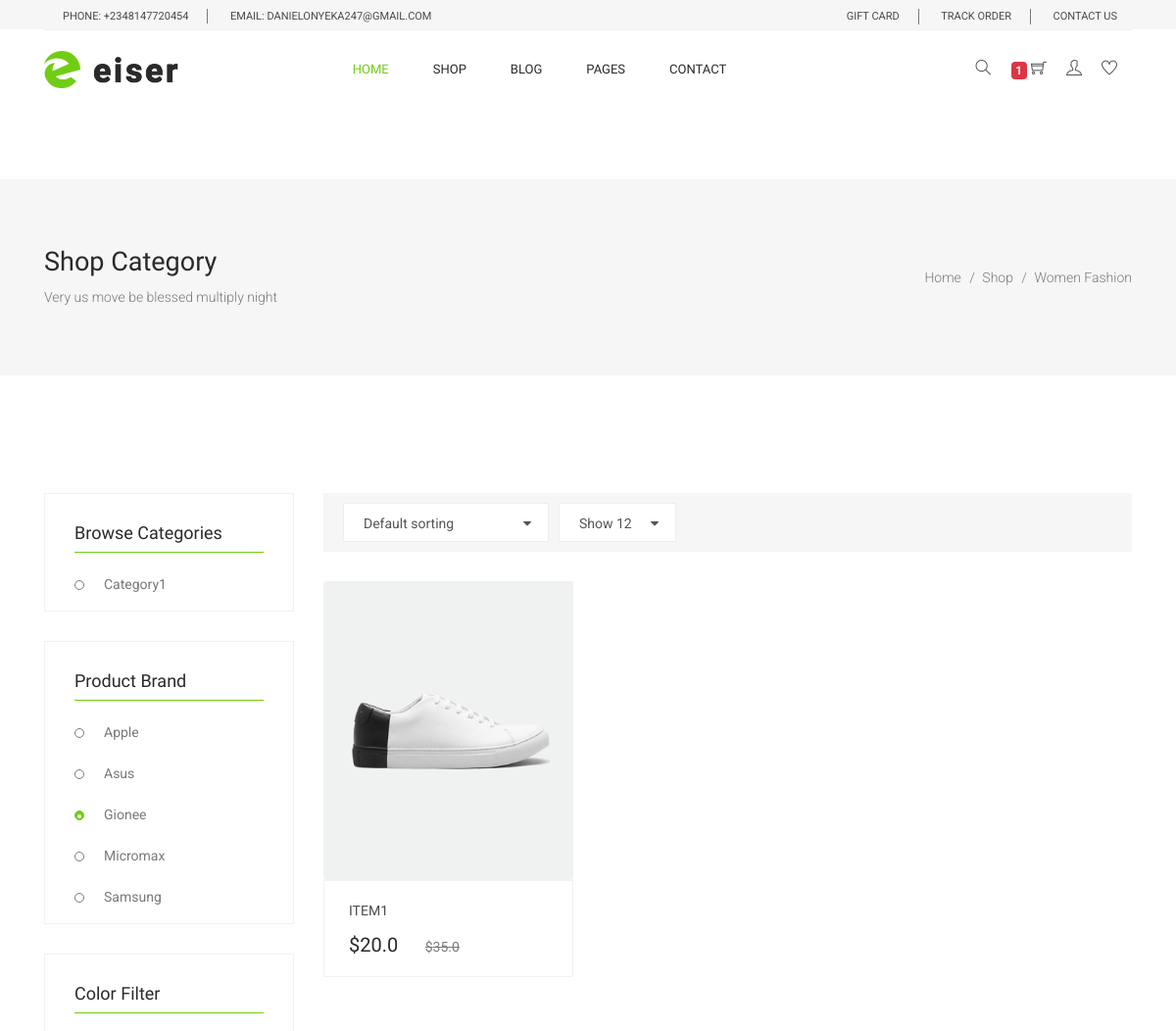
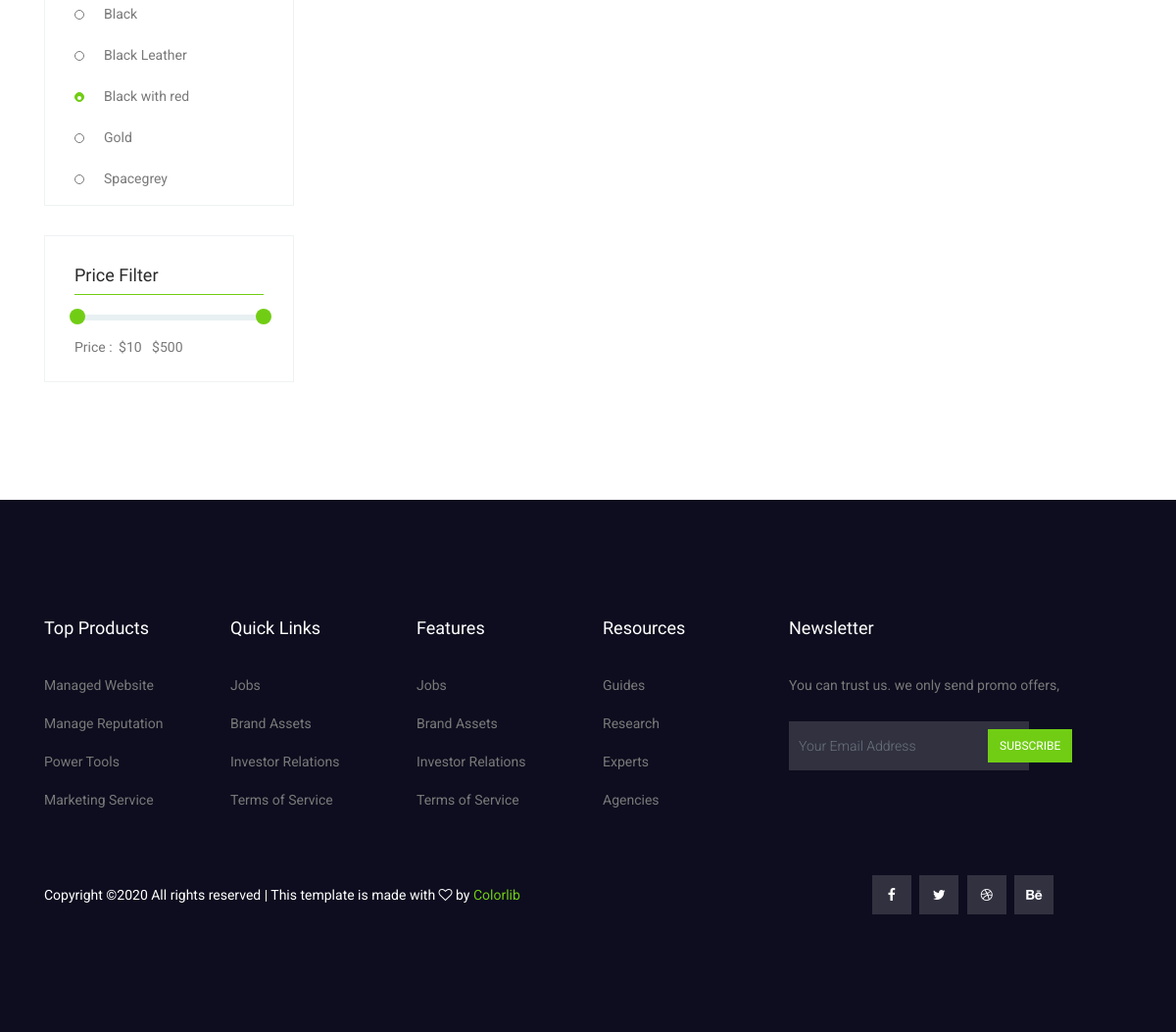
Page /category/ (signed in) on the committed database (2 pictures, top to bottom).
### order/models.py (models this page shows, shortened)
class Order(models.Model):
    user = models.ForeignKey(settings.AUTH_USER_MODEL,
                             on_delete=models.CASCADE)
    ref_code = models.CharField(max_length=20, blank=True, null=True)
    items = models.ManyToManyField(OrderItem)
    start_date = models.DateTimeField(auto_now_add=True)
    ordered_date = models.DateTimeField()
    ordered = models.BooleanField(default=False)
    billing_address = models.ForeignKey(
        'Address', related_name='billing_address', on_delete=models.SET_NULL, blank=True, null=True
    )
    shipping_address = models.ForeignKey(
        'Address', related_name='shipping_address', on_delete=models.SET_NULL, blank=True, null=True
    )
    payment = models.ForeignKey(
        'Payment', on_delete=models.SET_NULL, blank=True, null=True
    )
    coupon = models.ForeignKey(
        'Coupon', on_delete=models.SET_NULL, blank=True, null=True
    )
    being_delivered = models.BooleanField(default=False)
    received = models.BooleanField(default=False)
    refund_requested = models.BooleanField(default=False)
    refund_granted = models.BooleanField(default=False)

### shop/models.py (models this page shows, shortened)
class Item(models.Model):
    category = models.ForeignKey(Category, related_name='products', on_delete=models.CASCADE)
    name = models.CharField(max_length=200, db_index=True)
    slug = models.SlugField(max_length=200, db_index=True)
    image = models.ImageField(upload_to='products/%Y/%m/%d', blank=True)
    feature = models.BooleanField(default=False)
    price = models.FloatField()
    discount_price = models.FloatField(blank=True, null=True)
    description = models.TextField()
    label = models.ForeignKey(Label, on_delete=models.CASCADE)
    specification = models.ForeignKey(Specification, on_delete=models.CASCADE)
    created = models.DateTimeField(auto_now_add=True)
    updated = models.DateTimeField(auto_now=True)
    available = models.CharField(choices=AVAILIBILITY, max_length=12)
    def get_absolute_url(self):
        return reverse('shop:single-product',kwargs={
            'slug': self.slug
        })

class Category(models.Model):
    name = models.CharField(max_length=200,
                            db_index=True)
    slug = models.SlugField(max_length=200,
                            unique=True)
    class Meta:
        ordering = ('name',)
        verbose_name = 'category'
        verbose_name_plural = 'categories'

### shop/views.py (the view)
# urls.py: path('category/', category, name='category'),
def category(request, category_slug=None):
    category = None
    categories = Category.objects.all()
    products = Item.objects.all()
    if category_slug:
        category = get_object_or_404(Category, slug=category_slug)
        products = products.filter(category=category)
    return render(request, 'shop/category.html',
                            {'category': category,
                             'categories': categories,
                             'products': products})

### shop/templatetags/cart_template_tags.py (called while the page is built)
@register.filter
def cart_item_count(user):
    if user.is_authenticated:
        qs = Order.objects.filter(user=user, ordered=False)
        if qs.exists():
            return qs[0].items.count()
    return 0

### shop/templates/shop/category.html (shortened to what this page needs)
{% extends 'base.html' %}
{% load static %}
{% block content %}
    <section class="banner_area">
      <div class="banner_inner d-flex align-items-center">
        <div class="container">
          <div class="banner_content d-md-flex justify-content-between align-items-center">
            <div class="mb-3 mb-md-0">
              <h2>Shop Category</h2>
              <p>Very us move be blessed multiply night</p>
            </div>
            <div class="page_link">
              <a href="{% url 'shop:index' %}">Home</a>
              <a href="{% url 'shop:category' %}">Shop</a>
              <a href="{% url 'shop:category' %}">Women Fashion</a>
            </div>
          </div>
        </div>
      </div>
    </section>
    <section class="cat_product_area section_gap">
      <div class="container">
        <div class="row flex-row-reverse">
          <div class="col-lg-9">
            <div class="product_top_bar">
              <div class="left_dorp">
              </div>
            </div>
            <div class="latest_product_inner">
              <div class="row">
                {% for product in products %}
                <div class="col-lg-4 col-md-6">
                  <div class="single-product">
                    <div class="product-img">
                      <img
                        class="card-img"
                        src="{{product.image.url}}"
                        alt=""
                      />
                    </div>
                    <div class="product-btm">
                      <a href="{{product.get_absolute_url}}" class="d-block">
                        <h4>{{product.name}}</h4>
                      </a>
                      <div class="mt-3">
                        {% if product.discount_price %}
                        <span class="mr-4">${{product.discount_price}}</span>
                        <del>${{product.price}}</del>
                        {% else %}
                        <span class="mr-4">${{product.price}}</span>
                        {% endif %}
                      </div>
                    </div>
                  </div>
                </div>
                {% endfor %}
              </div>
            </div>
          </div>
          <div class="col-lg-3">
            <div class="left_sidebar_area">
              <aside class="left_widgets p_filter_widgets">
                <div class="l_w_title">
                  <h3>{% if category %}{{ category.name }}{% else %}Browse Categories
   {% endif %}</h3>
                </div>
                <div class="widgets_inner">
                  {% for c in categories %}
                  <ul class="list">
                    <li {% if category.slug == c.slug %}{% endif %}>
                      <a href="{{ c.get_absolute_url }}"> {{c.name}} </a>
                    </li>
                    {% endfor %}
                  </ul>
                </div>
              </aside>
              <aside class="left_widgets p_filter_widgets">
                <div class="l_w_title">
                  <h3>Product Brand</h3>
                </div>
                <div class="widgets_inner">
                  <ul class="list">
                    <li>
                      <a href="#">Apple</a>
                    </li>
                    <li>
                      <a href="#">Asus</a>
                    </li>
                    <li class="active">
                      <a href="#">Gionee</a>
                    </li>
                    <li>
                      <a href="#">Micromax</a>
                    </li>
                    <li>
                      <a href="#">Samsung</a>
                    </li>
                  </ul>
                </div>
              </aside>
              <aside class="left_widgets p_filter_widgets">
                <div class="l_w_title">
                  <h3>Color Filter</h3>
                </div>
                <div class="widgets_inner">
                  <ul class="list">
                    <li>
                      <a href="#">Black</a>
                    </li>
                    <li>
                      <a href="#">Black Leather</a>
                    </li>
                    <li class="active">
                      <a href="#">Black with red</a>
                    </li>
                    <li>
                      <a href="#">Gold</a>
                    </li>
                    <li>
                      <a href="#">Spacegrey</a>
                    </li>
                  </ul>
                </div>
              </aside>
              <aside class="left_widgets p_filter_widgets">
                <div class="l_w_title">
                  <h3>Price Filter</h3>
                </div>
                <div class="widgets_inner">
                  <div class="range_item">
                    <div id="slider-range"></div>
                    <div class="">
                      <label for="amount">Price : </label>
                      <input type="text" id="amount" readonly />
                    </div>
                  </div>
                </div>
              </aside>
            </div>
          </div>
        </div>
      </div>
    </section>
  {% include 'footer.html' %}
{% endblock content %}

### shop/templates/base.html (shortened to what this page needs)
{% load static %}
{% load cart_template_tags %}
<!DOCTYPE html>
<html lang="en">
<head>
  <link rel="stylesheet" href="{% static 'css/bootstrap.css' %}" />
  <link rel="stylesheet" href="{% static 'vendors/linericon/style.css' %}" />
  <link rel="stylesheet" href="{% static 'css/font-awesome.min.css' %}" />
  <link rel="stylesheet" href="{% static 'css/themify-icons.css' %}" />
  <link rel="stylesheet" href="{% static 'css/flaticon.css' %}" />
  <link rel="stylesheet" href="{% static 'vendors/owl-carousel/owl.carousel.min.css' %}" />
  <link rel="stylesheet" href="{% static 'vendors/lightbox/simpleLightbox.css' %}" />
  <link rel="stylesheet" href="{% static 'vendors/nice-select/css/nice-select.css' %}" />
  <link rel="stylesheet" href="{% static 'vendors/animate-css/animate.css' %}" />
  <link rel="stylesheet" href="{% static 'vendors/jquery-ui/jquery-ui.css' %}" />
  <link rel="stylesheet" href="{% static 'css/style.css' %}" />
  <link rel="stylesheet" href="{% static 'css/responsive.css' %}" />
</head>
<body>
  <header class="header_area">
    <div class="top_menu">
      <div class="container">
        <div class="row">
          <div class="col-lg-7">
            <div class="float-left">
              <p>Phone: +2348147720454</p>
              <p>email: danielonyeka247@gmail.com</p>
            </div>
          </div>
          <div class="col-lg-5">
            <div class="float-right">
              <ul class="right_side">
                <li>
                  <a href="cart.html">
                    gift card
                  </a>
                </li>
                <li>
                  <a href="tracking.html">
                    track order
                  </a>
                </li>
                <li>
                  <a href="contact.html">
                    Contact Us
                  </a>
                </li>
              </ul>
            </div>
          </div>
        </div>
      </div>
    </div>
    <div class="main_menu">
      <div class="container">
        <nav class="navbar navbar-expand-lg navbar-light w-100">
          <a class="navbar-brand logo_h" href="{% url 'shop:index' %}">
            <img src="{% static 'img/logo.png' %}" alt="eiser-logo" />
          </a>
          <div class="collapse navbar-collapse offset w-100" id="navbarSupportedContent">
            <div class="row w-100 mr-0">
              <div class="col-lg-7 pr-0">
                <ul class="nav navbar-nav center_nav pull-right">
                  <li class="nav-item active">
                    <a class="nav-link" href="{% url 'shop:index' %}">Home</a>
                  </li>
                  <li class="nav-item">
                    <a href="{% url 'shop:category' %}" class="nav-link" >Shop</a>
                  </li>
                  <li class="nav-item">
                    <a href="{% url 'blog:blog-page' %}" class="nav-link">Blog</a>
                  </li>
                  <li class="nav-item submenu dropdown">
                    <a href="#" class="nav-link dropdown-toggle" data-toggle="dropdown" role="button" aria-haspopup="true"
                      aria-expanded="false">Pages</a>
                  </li>
                  <li class="nav-item">
                    <a class="nav-link" href="{% url 'shop:contact' %}">Contact</a>
                  </li>
                </ul>
              </div>
              <div class="col-lg-5 pr-0">
                <ul class="nav navbar-nav navbar-right right_nav pull-right">
                  <li class="nav-item">
                    <a href="#" class="icons">
                      <i class="ti-search" aria-hidden="true"></i>
                    </a>
                  </li>
                  <li class="nav-item">
                    <a href="{% url 'order:cart' %}" class="icons">
                      <span class="badge badge-danger pt-20">{{ request.user|cart_item_count }}</span>
                      <i class="ti-shopping-cart"></i>
                    </a>
                  </li>
                  <li class="nav-item">
                    <a href="#" class="icons">
                      <i class="ti-user" aria-hidden="true"></i>
                    </a>
                  </li>
                  <li class="nav-item">
                    <a href="#" class="icons">
                      <i class="ti-heart" aria-hidden="true"></i>
                    </a>
                  </li>
                </ul>
              </div>
            </div>
          </div>
        </nav>
      </div>
    </div>
    <div class="mt-5 pt-4">
  </div>
  </header>
    {% block content %}
    {% endblock content %}
  </body>
</html>

### rows in the picture
Item: image (picture), name "ITEM1", discount_price "20.0", price "35.0"
Category: name "Category1"

### other values in the picture
{{ request.user|cart_item_count }} "1"
